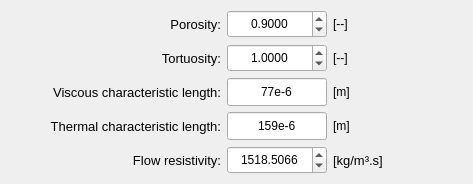
            <widget class="QWidget" name="tab_JCAL">
             <attribute name="title">
              <string>JCAL</string>
             </attribute>
             <layout class="QGridLayout" name="gridLayout_14">
              <property name="leftMargin">
               <number>4</number>
              </property>
              <property name="topMargin">
               <number>4</number>
              </property>
              <property name="rightMargin">
               <number>4</number>
              </property>
              <property name="bottomMargin">
               <number>4</number>
              </property>
              <property name="spacing">
               <number>4</number>
              </property>
              <item row="0" column="0">
               <widget class="QFrame" name="frame_10">
                <property name="frameShape">
                 <enum>QFrame::NoFrame</enum>
                </property>
                <property name="frameShadow">
                 <enum>QFrame::Raised</enum>
                </property>
                <layout class="QGridLayout" name="gridLayout_13">
                 <property name="leftMargin">
                  <number>6</number>
                 </property>
                 <property name="topMargin">
                  <number>6</number>
                 </property>
                 <property name="rightMargin">
                  <number>6</number>
                 </property>
                 <property name="bottomMargin">
                  <number>6</number>
                 </property>
                 <property name="spacing">
                  <number>6</number>
                 </property>
                 <item row="1" column="1">
                  <widget class="QLabel" name="label_18">
                   <property name="maximumSize">
                    <size>
                     <width>16777215</width>
                     <height>28</height>
                    </size>
                   </property>
                   <property name="font">
                    <font>
                     <pointsize>10</pointsize>
                    </font>
                   </property>
                   <property name="text">
                    <string>Tortuosity:</string>
                   </property>
                   <property name="alignment">
                    <set>Qt::AlignRight|Qt::AlignTrailing|Qt::AlignVCenter</set>
                   </property>
                  </widget>
                 </item>
                 <item row="0" column="3">
                  <widget class="QLabel" name="label_38">
                   <property name="text">
                    <string>[--]</string>
                   </property>
                  </widget>
                 </item>
                 <item row="1" column="3">
                  <widget class="QLabel" name="label_37">
                   <property name="text">
                    <string>[--]</string>
                   </property>
                  </widget>
                 </item>
                 <item row="3" column="3">
                  <widget class="QLabel" name="label_35">
                   <property name="text">
                    <string>[m]</string>
                   </property>
                  </widget>
                 </item>
                 <item row="0" column="2">
                  <widget class="QDoubleSpinBox" name="doubleSpinBox_porosity_JCAL">
                   <property name="minimumSize">
                    <size>
                     <width>100</width>
                     <height>28</height>
                    </size>
                   </property>
                   <property name="maximumSize">
                    <size>
                     <width>100</width>
                     <height>28</height>
                    </size>
                   </property>
                   <property name="alignment">
                    <set>Qt::AlignCenter</set>
                   </property>
                   <property name="decimals">
                    <number>4</number>
                   </property>
                   <property name="minimum">
                    <double>0.000000000000000</double>
                   </property>
                   <property name="maximum">
                    <double>1.000000000000000</double>
                   </property>
                   <property name="singleStep">
                    <double>0.100000000000000</double>
                   </property>
                   <property name="value">
                    <double>0.900000000000000</double>
                   </property>
                  </widget>
                 </item>
                 <item row="1" column="2">
                  <widget class="QDoubleSpinBox" name="doubleSpinBox_tortuosity_JCAL">
                   <property name="minimumSize">
                    <size>
                     <width>100</width>
                     <height>28</height>
                    </size>
                   </property>
                   <property name="maximumSize">
                    <size>
                     <width>100</width>
                     <height>28</height>
                    </size>
                   </property>
                   <property name="alignment">
                    <set>Qt::AlignCenter</set>
                   </property>
                   <property name="decimals">
                    <number>4</number>
                   </property>
                   <property name="minimum">
                    <double>0.000000000000000</double>
                   </property>
                   <property name="maximum">
                    <double>100.000000000000000</double>
                   </property>
                   <property name="value">
                    <double>1.000000000000000</double>
                   </property>
                  </widget>
                 </item>
                 <item row="0" column="1">
                  <widget class="QLabel" name="label_15">
                   <property name="maximumSize">
                    <size>
                     <width>16777215</width>
                     <height>28</height>
                    </size>
                   </property>
                   <property name="font">
                    <font>
                     <pointsize>10</pointsize>
                    </font>
                   </property>
                   <property name="text">
                    <string>Porosity:</string>
                   </property>
                   <property name="alignment">
                    <set>Qt::AlignRight|Qt::AlignTrailing|Qt::AlignVCenter</set>
                   </property>
                  </widget>
                 </item>
                 <item row="3" column="1">
                  <widget class="QLabel" name="label_27">
                   <property name="maximumSize">
                    <size>
                     <width>16777215</width>
                     <height>28</height>
                    </size>
                   </property>
                   <property name="font">
                    <font>
                     <pointsize>10</pointsize>
                    </font>
                   </property>
                   <property name="text">
                    <string>Thermal characteristic length:</string>
                   </property>
                   <property name="alignment">
                    <set>Qt::AlignRight|Qt::AlignTrailing|Qt::AlignVCenter</set>
                   </property>
                  </widget>
                 </item>
                 <item row="0" column="5">
                  <spacer name="horizontalSpacer_17">
                   <property name="orientation">
                    <enum>Qt::Horizontal</enum>
                   </property>
                   <property name="sizeHint" stdset="0">
                    <size>
                     <width>40</width>
                     <height>20</height>
                    </size>
                   </property>
                  </spacer>
                 </item>
                 <item row="5" column="2">
                  <widget class="QDoubleSpinBox" name="doubleSpinBox_flow_resistivity_JCAL">
                   <property name="minimumSize">
                    <size>
                     <width>100</width>
                     <height>28</height>
                    </size>
                   </property>
                   <property name="maximumSize">
                    <size>
                     <width>100</width>
                     <height>28</height>
                    </size>
                   </property>
                   <property name="alignment">
                    <set>Qt::AlignCenter</set>
                   </property>
                   <property name="decimals">
                    <number>4</number>
                   </property>
                   <property name="maximum">
                    <double>100000.000000000000000</double>
                   </property>
                   <property name="value">
                    <double>1518.506599999999935</double>
                   </property>
                  </widget>
                 </item>
                 <item row="0" column="0">
                  <spacer name="horizontalSpacer_16">
                   <property name="orientation">
                    <enum>Qt::Horizontal</enum>
                   </property>
                   <property name="sizeHint" stdset="0">
                    <size>
                     <width>40</width>
                     <height>20</height>
                    </size>
                   </property>
                  </spacer>
                 </item>
                 <item row="0" column="4">
                  <spacer name="horizontalSpacer_15">
                   <property name="orientation">
                    <enum>Qt::Horizontal</enum>
                   </property>
                   <property name="sizeHint" stdset="0">
                    <size>
                     <width>40</width>
                     <height>20</height>
                    </size>
                   </property>
                  </spacer>
                 </item>
                 <item row="5" column="3">
                  <widget class="QLabel" name="label_26">
                   <property name="font">
                    <font>
                     <pointsize>10</pointsize>
                    </font>
                   </property>
                   <property name="text">
                    <string>[kg/m³.s]</string>
                   </property>
                  </widget>
                 </item>
                 <item row="5" column="1">
                  <widget class="QLabel" name="label_25">
                   <property name="font">
                    <font>
                     <pointsize>10</pointsize>
                    </font>
                   </property>
                   <property name="text">
                    <string>Flow resistivity:</string>
                   </property>
                   <property name="alignment">
                    <set>Qt::AlignRight|Qt::AlignTrailing|Qt::AlignVCenter</set>
                   </property>
                  </widget>
                 </item>
                 <item row="3" column="2">
                  <widget class="QLineEdit" name="lineEdit_thermal_characteristic_length_JCAL">
                   <property name="minimumSize">
                    <size>
                     <width>100</width>
                     <height>28</height>
                    </size>
                   </property>
                   <property name="maximumSize">
                    <size>
                     <width>100</width>
                     <height>28</height>
                    </size>
                   </property>
                   <property name="text">
                    <string>159e-6</string>
                   </property>
                   <property name="alignment">
                    <set>Qt::AlignCenter</set>
                   </property>
                  </widget>
                 </item>
                 <item row="2" column="1">
                  <widget class="QLabel" name="label_28">
                   <property name="maximumSize">
                    <size>
                     <width>16777215</width>
                     <height>28</height>
                    </size>
                   </property>
                   <property name="font">
                    <font>
                     <pointsize>10</pointsize>
                    </font>
                   </property>
                   <property name="text">
                    <string>Viscous characteristic length:</string>
                   </property>
                   <property name="alignment">
                    <set>Qt::AlignRight|Qt::AlignTrailing|Qt::AlignVCenter</set>
                   </property>
                  </widget>
                 </item>
                 <item row="2" column="2">
                  <widget class="QLineEdit" name="lineEdit_viscous_characteristic_length_JCAL">
                   <property name="minimumSize">
                    <size>
                     <width>100</width>
                     <height>28</height>
                    </size>
                   </property>
                   <property name="maximumSize">
                    <size>
                     <width>100</width>
                     <height>28</height>
                    </size>
                   </property>
                   <property name="text">
                    <string>77e-6</string>
                   </property>
                   <property name="alignment">
                    <set>Qt::AlignCenter</set>
                   </property>
                  </widget>
                 </item>
                 <item row="2" column="3">
                  <widget class="QLabel" name="label_32">
                   <property name="text">
                    <string>[m]</string>
                   </property>
                  </widget>
                 </item>
                </layout>
               </widget>
              </item>
             </layout>
            </widget>
